Frame 1 (no input): blank canvas, image omitted
Frame 60 (the mouse pressed at the canvas centre just before this capture): blank canvas, image omitted
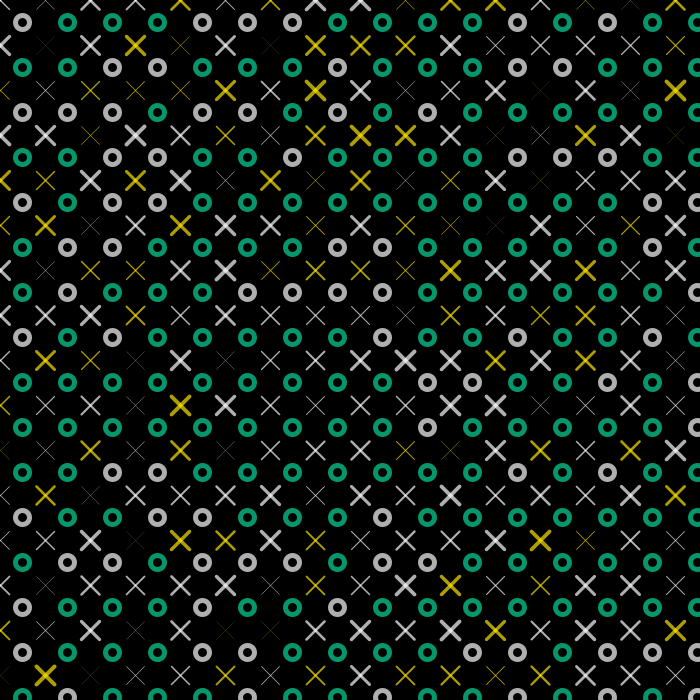
Frame 120 (the mouse held since frame 60 and released just before this capture)

The Processing sketch whose frames 1 and 60 were blank and that drew this single picture after the mouse press (run headless with seeded random() and noise(); from frame 60 on, the mouse is pressed at the canvas centre):

// Processing sketch: javieraRc0
// ── javieraRc0.pde
// Expresión Digital II - Diseño Digital UDD - 2017
// Javiera Ramírez
// javieraRsc0

/* Cuando corra el programa se crearán dos grillas sobre un fondo negro,
una con cruces en forma de equis, y una segunda con círculos en las zonas donde
no hay cruces. Los colores de las grillas inicialmente varían de manera random
entre 2 colores, las cruces entre amarillo y blanco y los círculos entre blanco
y celeste. Las opacidades de ambas grillas están controladas por el movimiento
del mouse, Y para las cruces y X para los círculos. También los tamaños de las
cruces y el ancho del borde de los círculos varía, pero estos son modificados
por medio del teclado. Siempre que las cruces se vuelvan mas chicas, el borde
de los círculos será más grueso, y cuando las cruces sean mas grandes lo bordes
serán más delgados. Dependiendo de la posición del mouse en el canvas si se
puede ver una o las dos grillas y con que intensidad.
También los colores de los círculos y las cruces pueden variar por medio del
teclado, las cruces cambian entre amarillo y naranjo y los círculos varían
entre celeste y rosado.*/

// Variables de color
color n = color(0, 0, 0); // negro
color bl = color(255, 255, 255); // blanco
color am = color(255, 230, 0); // amarillo
color ce = color(7, 219, 157); // celeste
color ro = color(242, 0, 85); // rosado
color na = color(245, 160, 2); // naranjo
// variables de tamaño y color
int lr, c, c2, c3, c4, div, gr;

void setup() {
  size(700, 700); // canvas de 700 px de ancho y alto
  lr = 70; // se le da el valor 70 a la variable. Ésta es la distancia entre los objetos del canvas.
  c = color(bl); // color inicial 1 es blanco, que luego va a cambiar
  c2 = color(ce); // variable inicial de color de los círculos
  c3 = color(ce); // variable controlable de color de los círculos
  c4 = color(am); // variable controlable de color de las cruces
  div = 5; // variable de división que luego va a cambiar
  frameRate(10); // disminuye la cantidad de cuadros a 10 por segundo, para que el programa no sea tan rápido
}

void draw() {
  lr = (int)map(mouseX, 0, width, 10, 80);

  background(n); // fondo negro

  for (int i = 0; i <= width; i += lr) {
    for (int j = 0; j <= height; j += lr) { // se crea una grilla para los objetos que se dibujarán en el canvas
      strokeCap(ROUND); // los bordes del trazo tendrán esquinas redondas
      stroke(c, mouseY/2); // los bordes tendrán el color 1 (que varía) y su opacidad varía segun la posición del mouse en Y

      int r = (int)random(3); // se crea un random para determinar los colores del stroke (random varía entre los valores 0, 1 y 2)
      if (r == 0 || r == 2) {
        c = bl; // si el random da 0 el color será blanco
      }
      if (r == 1) {
        c = c4; // si el random da 1 el color será amarillo
      }

      strokeWeight(random(4)); // se crea un random de 4 valores (0, 1, 2 y 3) que hace variar el grosor del borde del objeto

      line(i-lr/div, j+lr/div, i+lr/div, j-lr/div); // crea crean dos series de líneas en la misma posición pero en direcciones opuestas que llenan el canvas de cruces (equis)
      line(i-lr/div, j-lr/div, i+lr/div, j+lr/div); // el valor que determina la distancia dividido por otra variable,
                                                    //modificable por medio del teclado, determinan el largo de las cruces
    }
  }
  for (int x = lr/2; x <= width; x += lr) {
    for (int y = lr/2; y <= height; y += lr) { // se crea una segunda grilla para una que utiliza los espacios vacíos que quedan entre
                                               //los objetos de la primera grilla
      noFill(); // los objetos no tienen relleno
      strokeWeight(div); // el grosor del borde de los objetos varía por medio del teclado
      stroke(c2, mouseX/2); // el color del borde varía tabién, pero la opacidad esta controlada por la posición del mouse con respecto a X

      int r = (int)random(3); // se crea un random de 3 valores (0, 1 y 2) para determinar el color de los objetos
      if (r == 0 || r == 1) {
        c2 = c3; // si el random da 0 el color es celeste
      }
      if (r == 2) {
        c2 = bl; // si el random da 2 el color es blanco
      }
      ellipse(x, y, width/50, height/50); // se crean los objetos de la grilla (círculos que son responsivos, varían según el tamaño
      //del canvas) en los espacios donde no hay cruces, o en el caso de una división baja, justo donde se encuentran
    }
  }
}

void keyPressed() { // cambios por medio de teclas
  // estos cambios de la variable div, modifican el largo de las cruces de la primera grilla y a la vez el ancho del borde de los círculos
  // un número menor significa una división menor, osea una cruz más larga, y a la vez un borde de círculo más delgado
  // un número mayor es una cruz más pequeña pero un borde de círculo más ancho
  if (key == '2') {
    div = 2; // la tecla 2, le da el valor 2 a la variable div
  }
  if (key == '3') {
    div = 3; // la tecla 3, le da el valor 3 a la variable div
  }
  if (key == '4') {
    div = 4; // la tecla 4, le da el valor 4 a la variable div
  }
  if (key == '5') {
    div = 5; // la tecla 5, le da el valor 5 a la variable div
  }
  if (key == '6') {
    div = 6; // la tecla 6, le da el valor 6 a la variable div
  }
  // modifica el color de los círculos
  if (key == 'x') {
    c3 = color(ro); // si la tecla x se activa y los círculos son celestes, éstos cambiarán a rosado
  }
  if (key == 'z') {
    c3 = color(ce); // si la tecla z se activa y los círculos son rosados, éstos cambiarán a celeste
  }
  // modifica el color de las cruces
  if (key == 'a') {
    c4 = color(na); // si la tecla a se activa y las cruces son amarillas, éstas cambiarán a naranjo
  }
  if (key == 's') {
    c4 = color(am); // si la tecla s se activa y las cruces son naranjas, éstas cambiarán a amarillo
  }
}
